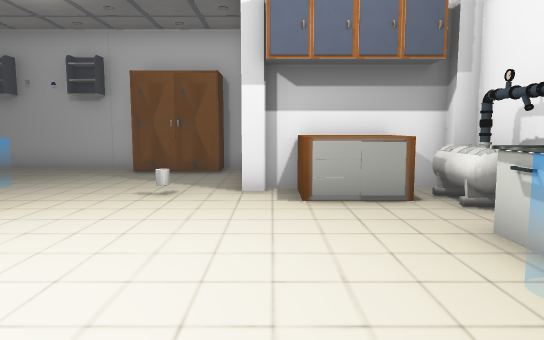
View 1 (above)

12 first-person views from a walk through a scene from a Unity 3-D project. The camera is 1.2 m above the floor, tilts 6° down and sees 70° across. The floor is counted in squares, 1 m on a side. Each view is taken from the middle of a square. On the plan, view 1 faces up. The plan holds only what a view shows up to about 15 squares ahead; the rest is blank. The place goes on beyond the plan. The player is left out. Some surface patterns are stand-ins.

View 2
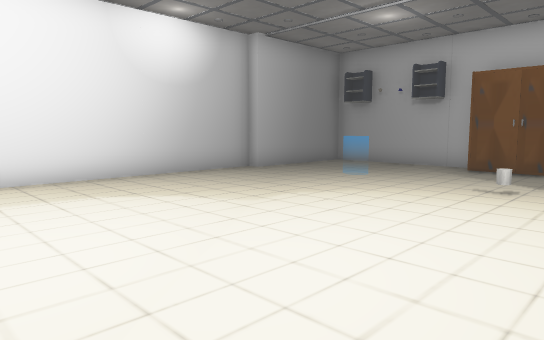

View 3
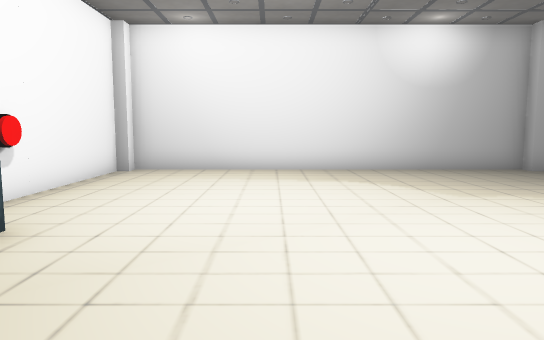

View 4
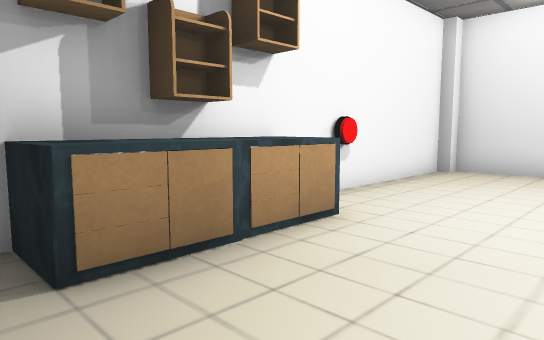

View 5
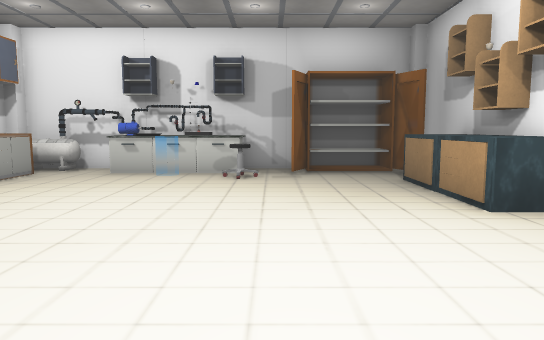

View 6
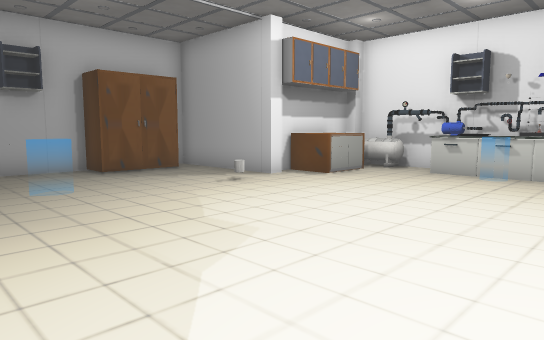

View 7
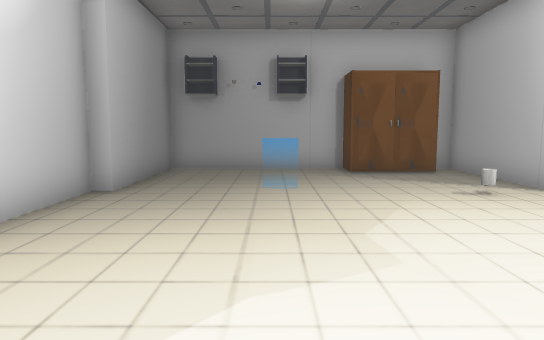

View 8
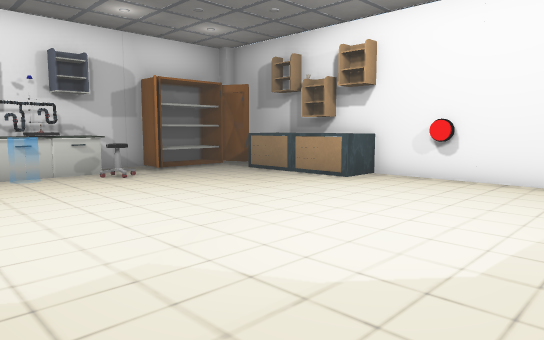

View 9
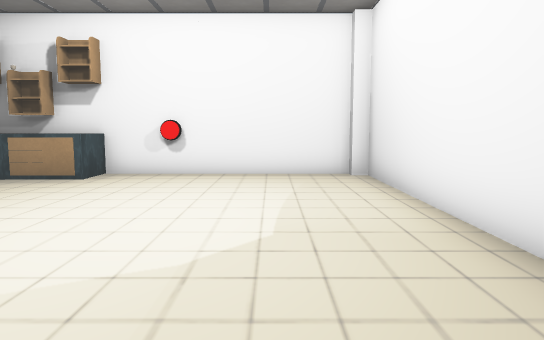

View 10
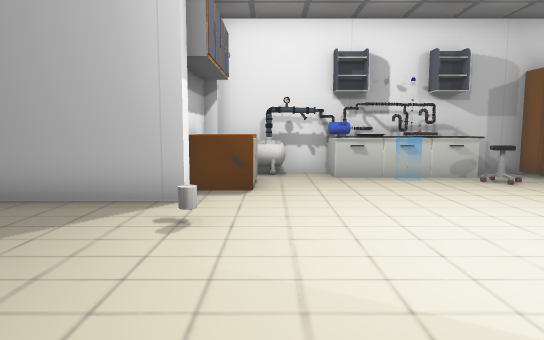

View 11
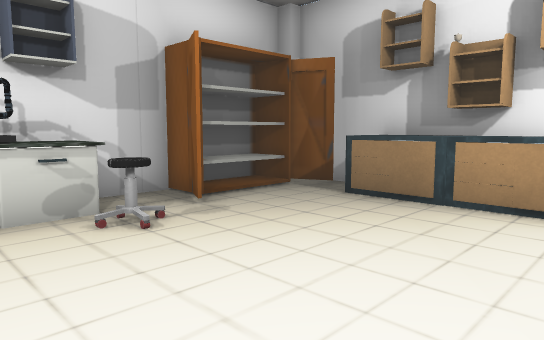

View 12
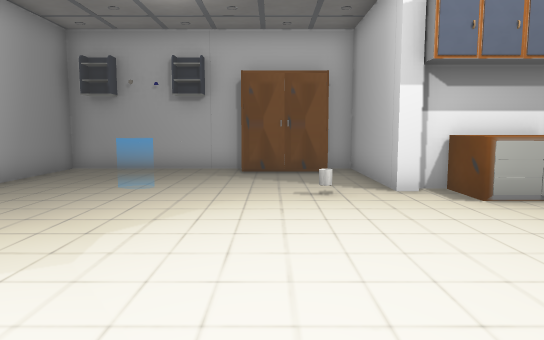

### Floor plan
Key: @ floor where view 1 was taken; # wall or solid block; . floor; = window, fence, low wall or low ledge; ≈ water the walk keeps out of; ^ raised ledge; P pillar; S shelf; C chair; O other object.
Columns run from 10 left of view 1 to 4 right of it. Each row starts with its distance up from view 1.
 12  ######  ##
 11  #....## .#
 10  #...=....#
  9 ##..=.....##
  8 #P.. .....P####
  7 #P......O..^^O#
  6 #............O#
  5 #............O#
  4 #............S#
  3 #........... O#
  2 #............O#
  1 #...........CS#
  0 #.........@...#
 -1 #............##
 -2 #............##
 -3 #.......≈≈=≈.##
 -4 #P....O.≈#≈###
 -5 #############

Where each view was taken, in squares from view 1:
view 1: 0 up, 0 right, facing up
view 2: 1 down, 0 right, facing up-left
view 3: 0 up, 2 right, facing left
view 4: 0 up, 2 right, facing down-left
view 5: 0 up, 8 left, facing right
view 6: 0 up, 8 left, facing up-right
view 7: 0 up, 6 left, facing up
view 8: 5 up, 8 left, facing down-right
view 9: 6 up, 7 left, facing down
view 10: 6 up, 7 left, facing right
view 11: 3 up, 3 left, facing down-right
view 12: 0 up, 3 left, facing up
